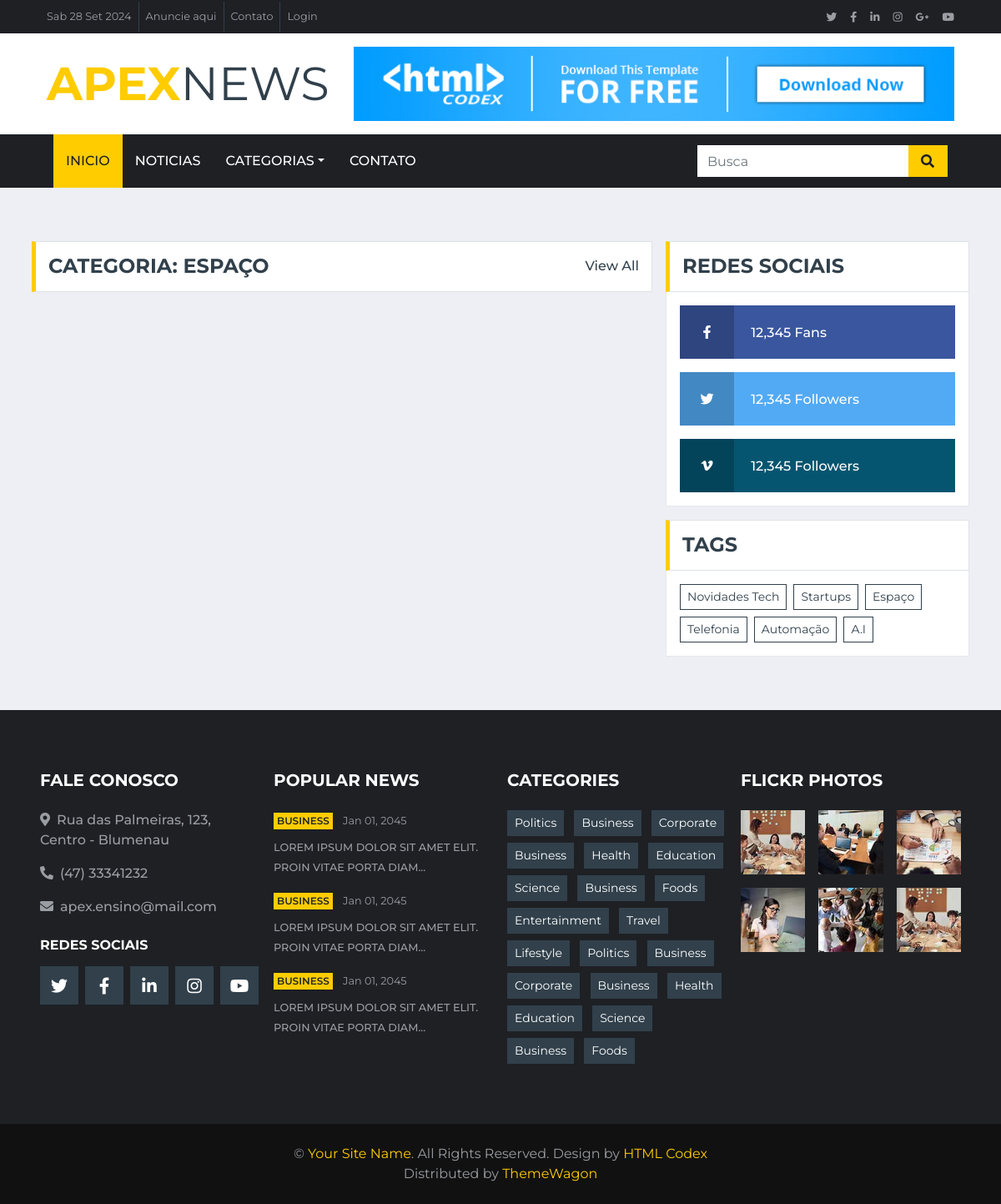
Screenshot of /categoria/3 with the database file from the repository.
### news/models.py (models this page shows, shortened)
class Category(models.Model):
    name = models.CharField(max_length=255)
    bio = models.TextField()
    created_at = models.DateTimeField(auto_now_add=True)
    active = models.BooleanField(default=True)

### news/views.py (the view)
# urls.py: path('categoria/<int:id>', views.category, name='category'),
def category(request, id):
    context = create_base_context()
    if News.objects.filter(category_id=id).exists():
        context.update({
            "news_list": News.objects.filter(category_id=id),
        })
    context.update({
        "category": Category.objects.get(id=id)
    })
    return render(request, 'category/category.html', context)

### news/views.py (called while the page is built)
def create_base_context():
    return {
        "data" : datetime.now(),
        "endereco": {
            "rua": "Rua das Palmeiras, 123, Centro - Blumenau",
            "telefone": "(47) 33341232",
            "email": "apex.ensino@mail.com"
        },
        "latest_news" : News.objects.all().order_by('-id')[:3],
        "categoy_list": Category.objects.all()
    }

### templates/category/category.html (shortened to what this page needs)
{% extends 'base.html' %}
{% block content %}
    {% include 'partials/topbar.html'%}
    {% include 'partials/navbar.html'%}
    <div class="container-fluid mt-5 pt-3">
        <div class="container">
            <div class="row">
                <div class="col-lg-8">
                    <div class="row">
                        <div class="col-12">
                            <div class="section-title">
                                <h4 class="m-0 text-uppercase font-weight-bold">Categoria: {{ category.name }}</h4>
                                <a class="text-secondary font-weight-medium text-decoration-none" href="">View All</a>
                            </div>
                        </div>
                    </div>
                </div>
                <div class="col-lg-4">
                    {% include 'partials/socialfollow.html'%}
                    <div class="mb-3">
                        <div class="section-title mb-0">
                            <h4 class="m-0 text-uppercase font-weight-bold">Tags</h4>
                        </div>
                        <div class="bg-white border border-top-0 p-3">
                            <div class="d-flex flex-wrap m-n1">
                                {% for category in categoy_list %}
                                    <a href="" class="btn btn-sm btn-outline-secondary m-1">{{ category.name }}</a>
                                {% endfor %}
                            </div>
                        </div>
                    </div>
                </div>
            </div>
        </div>
    </div>
{% endblock %}

### rows the page displays
Category: name "ESPAÇO", name "Espaço"
Category: name "Novidades Tech"
Category: name "Startups"
Category: name "Telefonia"
Category: name "Automação"
Category: name "A.I"

### other values shown
{{ endereco.rua }} "Rua das Palmeiras, 123, Centro - Blumenau"
{{ endereco.telefone }} "(47) 33341232"
{{ endereco.email }} "apex.ensino@mail.com"
